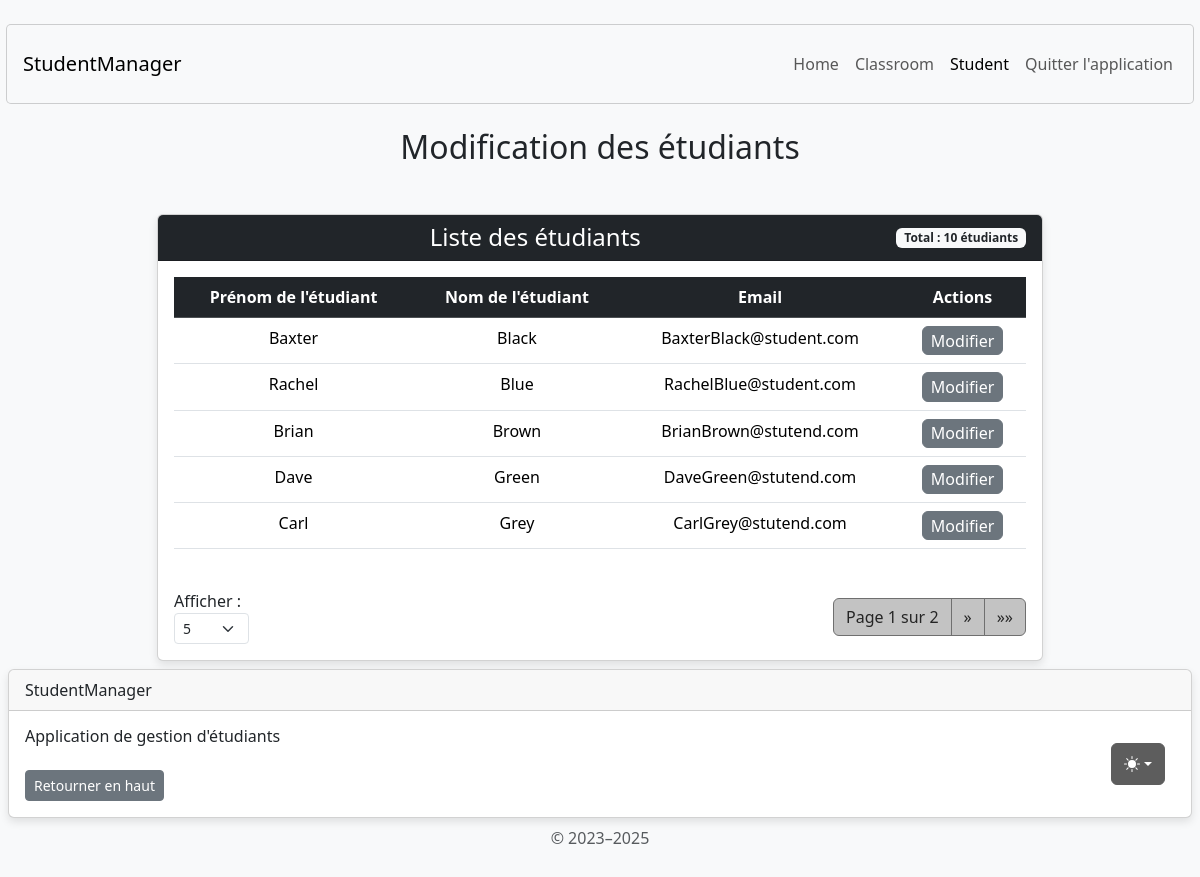
Page /student/update/ on the committed database.
### student/models.py (models this page shows, shortened)
class Student(AbstractUser):
    username = None
    email = models.EmailField('email address', unique=True, null=True, blank=True)
    USERNAME_FIELD = 'email'
    REQUIRED_FIELDS = []
    classroom = models.ForeignKey(
        Classroom,
        on_delete=models.SET_NULL,
        null=True,
        blank=True,
        related_name="students"
    )
    lessons = models.ManyToManyField(Lesson, through='StudentLesson', blank=True)
    groups = models.ManyToManyField(
        'auth.Group',
        blank=True,
        related_name='student_set',
        help_text='The groups this user belongs to.',
        verbose_name='groups'
    )
    user_permissions = models.ManyToManyField(
        'auth.Permission',
        blank=True,
        related_name='student_set_permissions',
        help_text='Specific permissions for this user.',
        verbose_name='user permissions'
    )

### student/views.py (the view, shortened to what this page needs)
# urls.py: path('student/update/', update_student_info_view, name='update_student_info'),
def update_student_info_view(request, student_id=None):
    per_page_options = [5, 10, 50, 100]
    classrooms = Classroom.objects.all()
    try:
        items_per_page = int(request.GET.get('items_per_page', 5))
        items_per_page = items_per_page if items_per_page in per_page_options else 5
    except (ValueError, TypeError):
        items_per_page = 10
    students = Student.objects.all().order_by('last_name', 'first_name')
    paginator = Paginator(students, items_per_page)
    page_number = request.GET.get('page')
    page_obj = paginator.get_page(page_number)
    context = {
        'page_obj': page_obj,
        'has_students': students.exists(),
        'items_per_page': items_per_page,
        'per_page_options': per_page_options,
        'classrooms': classrooms,
    }
    return render(request, 'student/update_student_info.html', context)

### student/templates/student/update_student_info.html (shortened to what this page needs)
{% extends 'home/base.html' %}
{% load static %}
{% block content %}
<body class="d-flex align-items-center py-4 bg-body-tertiary">
    <main class="container text-center">
        <h2 class="mb-4 mt-4">Modification des étudiants</h2>
        <div class="container mt-5">
            <div class="row justify-content-center">
                <div class="col-md-10">
                    <div class="card">
                        <div class="card-header bg-dark text-white d-flex justify-content-between align-items-center">
                            <h4 class="mb-0 flex-grow-1 text-center">Liste des étudiants</h4>
                            <span class="badge bg-light text-dark">
                                Total : {{ page_obj.paginator.count }} étudiants
                            </span>
                        </div>
                        <div class="card-body">
                            {% if has_students %}
                            <div class="table-responsive">
                                <table class="table table-hover">
                                    <thead class="table-dark">
                                        <tr>
                                            <th scope="col">Prénom de l'étudiant</th>
                                            <th scope="col">Nom de l'étudiant</th>
                                            <th scope="col">Email</th>
                                            <th scope="col">Actions</th>
                                        </tr>
                                    </thead>
                                    <tbody>
                                        {% for student in page_obj %}
                                        <tr>
                                            <td>{{ student.first_name }}</td>
                                            <td>{{ student.last_name }}</td>
                                            <td>{{ student.email }}</td>
                                            <td>
                                                <button type="button" class="btn btn-secondary btn-custom-hover btn-custom-padding"
                                                    data-bs-toggle="modal"
                                                    data-bs-target="#editModal{{ student.id }}">
                                                    Modifier
                                                </button>
                                            </td>
                                        </tr>
                                        {% endfor %}
                                    </tbody>
                                </table>
                            </div>
                            <div class="pagination-container mt-4 d-flex justify-content-between align-items-center">
                                <div>
                                    <form method="GET" class="form-inline">
                                        <label for="items_per_page" class="me-2">Afficher :</label>
                                        <select name="items_per_page" id="items_per_page" class="form-select form-select-sm" onchange="this.form.submit()">
                                            {% for option in per_page_options %}
                                            <option value="{{ option }}" {% if items_per_page == option %}selected{% endif %}>{{ option }}</option>
                                            {% endfor %}
                                        </select>
                                    </form>
                                </div>
                                <nav>
                                    <ul class="pagination mb-0">
                                        <li class="page-item disabled">
                                            <span class="page-link">
                                                Page {{ page_obj.number }} sur {{ page_obj.paginator.num_pages }}
                                            </span>
                                        </li>
                                        {% if page_obj.has_next %}
                                        <li class="page-item">
                                            <a class="page-link" href="?page={{ page_obj.next_page_number }}&items_per_page={{ items_per_page }}" aria-label="Next">
                                                <span aria-hidden="true">&raquo;</span>
                                            </a>
                                        </li>
                                        <li class="page-item">
                                            <a class="page-link" href="?page={{ page_obj.paginator.num_pages }}&items_per_page={{ items_per_page }}" aria-label="Last">
                                                <span aria-hidden="true">&raquo;&raquo;</span>
                                            </a>
                                        </li>
                                        {% endif %}
                                    </ul>
                                </nav>
                            </div>
                            {% else %}
                            <div class="alert alert-info" role="alert">
                                Il n'y a pas d'étudiants à afficher.
                            </div>
                            {% endif %}
                        </div>
                    </div>
                </div>
            </div>
        </div>
    </main>
</body>
{% endblock content %}

### home/templates/home/base.html (style rules this page uses)
body { display: flex; flex-direction: column; min-height: 100vh; }
main { flex: 1; }

### student/templates/student/update_student_info.html (style rules this page uses)
.btn-custom-padding { padding: 0.1rem 0.5rem; }
.card { box-shadow: 0 4px 8px rgba(0, 0, 0, 0.1); }
.pagination .page-item .page-link { color: #252525; background-color: #c3c3c3; border-color: #6f6f6f; transition: all 0.3s ease; outline: none !important; box-shadow: none !important; }
.pagination .page-item.disabled .page-link { background-color: #c3c3c3; border-color: #6f6f6f; color: #252525; }
.pagination-container { display: flex; justify-content: space-between; align-items: center; flex-wrap: wrap; }

### rows in the picture
Student: first_name "Baxter", last_name "Black", email "BaxterBlack@student.com"
Student: first_name "Rachel", last_name "Blue", email "RachelBlue@student.com"
Student: first_name "Brian", last_name "Brown", email "BrianBrown@stutend.com"
Student: first_name "Dave", last_name "Green", email "DaveGreen@stutend.com"
Student: first_name "Carl", last_name "Grey", email "CarlGrey@stutend.com"

### other values in the picture
{{ page_obj.paginator.count }} "10"
{{ page_obj.number }} "1"
{{ page_obj.paginator.num_pages }} "2"
form field items_per_page "5"
